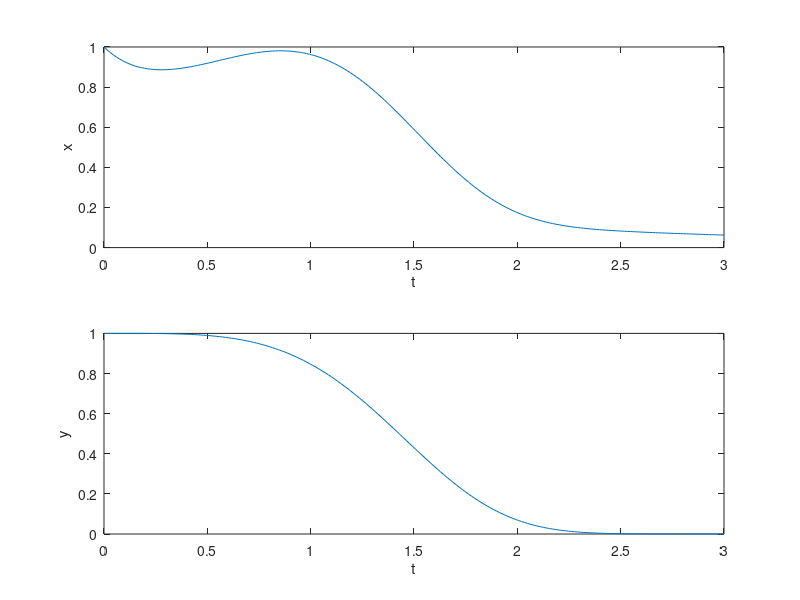
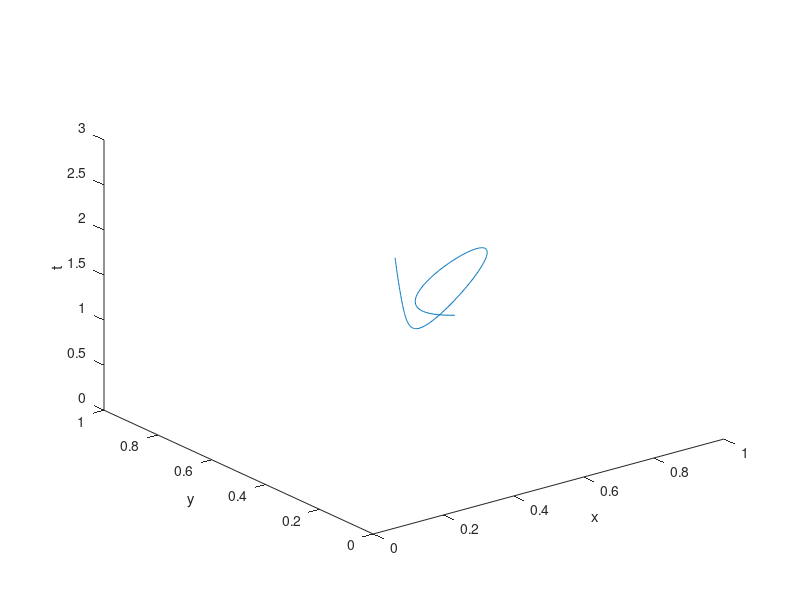

The MATLAB script that drew these images, in order:
close all;

% initialize the time vector  
t0 = 0;
tf = 3;
N = 200;
t = linspace(t0,tf,N);
dt = (tf-t0)/N;

% compute the x and y vectors 
y = exp(-t.^4/6);
x = ((1+t).^2).^-1 + y.*sin(t);

%%% NOTE: diff reduces array size by 1 

% compute the first derivative
xd = diff(x)/dt;
yd = diff(y)/dt;
td = t(1:end-1); 

% compute the second derivative 
xdd = diff(xd)/dt;  
ydd = diff(yd)/dt;
tdd = td(1:end-1);   

% element-wise multiplication
posmod = 5*sqrt(x.^2 + y.^2);
velmod = 5*sqrt(xd.^2 + yd.^2);

% 2d plot
figure; 
subplot(2,1,1); plot(t,x); xlabel('t'); ylabel('x'); %// write clear and meaningful graphs ... put labels etc.... 
subplot(2,1,2); plot(t,y); xlabel('t'); ylabel('y'); 

% 3d plot 
figure; plot3(x,y,t);
xlabel('x'); ylabel('y'); zlabel('t');
